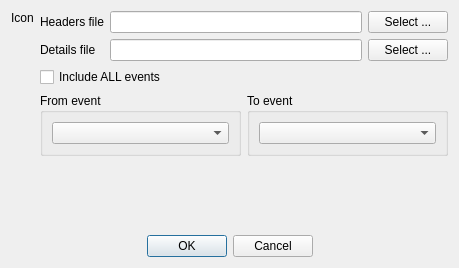
<?xml version="1.0" encoding="UTF-8"?>
<ui version="4.0">
 <author>Paolo De Stefani</author>
 <class>StatisticsExportDialog</class>
 <widget class="QDialog" name="StatisticsExportDialog">
  <property name="geometry">
   <rect>
    <x>0</x>
    <y>0</y>
    <width>459</width>
    <height>268</height>
   </rect>
  </property>
  <property name="windowTitle">
   <string>Statistics export</string>
  </property>
  <layout class="QVBoxLayout" name="verticalLayout_3">
   <item>
    <layout class="QHBoxLayout" name="horizontalLayout_2">
     <item>
      <layout class="QVBoxLayout" name="verticalLayout_2">
       <item>
        <widget class="QLabel" name="labelIcon">
         <property name="text">
          <string>Icon</string>
         </property>
        </widget>
       </item>
       <item>
        <spacer name="verticalSpacer_2">
         <property name="orientation">
          <enum>Qt::Orientation::Vertical</enum>
         </property>
         <property name="sizeHint" stdset="0">
          <size>
           <width>20</width>
           <height>40</height>
          </size>
         </property>
        </spacer>
       </item>
      </layout>
     </item>
     <item>
      <layout class="QVBoxLayout" name="verticalLayout">
       <item>
        <layout class="QGridLayout" name="gridLayout">
         <item row="0" column="0">
          <widget class="QLabel" name="label">
           <property name="text">
            <string>Headers file</string>
           </property>
          </widget>
         </item>
         <item row="0" column="1">
          <widget class="QLineEdit" name="lineEditHeadersFileName"/>
         </item>
         <item row="0" column="2">
          <widget class="QPushButton" name="pushButtonSelectHeaders">
           <property name="text">
            <string>Select ...</string>
           </property>
          </widget>
         </item>
         <item row="1" column="0">
          <widget class="QLabel" name="label_4">
           <property name="text">
            <string>Details file</string>
           </property>
          </widget>
         </item>
         <item row="1" column="1">
          <widget class="QLineEdit" name="lineEditDetailsFileName"/>
         </item>
         <item row="1" column="2">
          <widget class="QPushButton" name="pushButtonSelectDetails">
           <property name="text">
            <string>Select ...</string>
           </property>
          </widget>
         </item>
        </layout>
       </item>
       <item>
        <widget class="QCheckBox" name="checkBoxIncludeAll">
         <property name="text">
          <string>Include ALL events</string>
         </property>
        </widget>
       </item>
       <item>
        <layout class="QHBoxLayout" name="horizontalLayout">
         <item>
          <widget class="QGroupBox" name="groupBoxFromEvent">
           <property name="title">
            <string>From event</string>
           </property>
           <layout class="QVBoxLayout" name="verticalLayout_8">
            <item>
             <widget class="QComboBox" name="comboBoxFromEvent"/>
            </item>
           </layout>
          </widget>
         </item>
         <item>
          <widget class="QGroupBox" name="groupBoxToEvent">
           <property name="title">
            <string>To event</string>
           </property>
           <layout class="QVBoxLayout" name="verticalLayout_9">
            <item>
             <widget class="QComboBox" name="comboBoxToEvent"/>
            </item>
           </layout>
          </widget>
         </item>
        </layout>
       </item>
      </layout>
     </item>
    </layout>
   </item>
   <item>
    <spacer name="verticalSpacer">
     <property name="orientation">
      <enum>Qt::Orientation::Vertical</enum>
     </property>
     <property name="sizeHint" stdset="0">
      <size>
       <width>17</width>
       <height>11</height>
      </size>
     </property>
    </spacer>
   </item>
   <item>
    <widget class="QDialogButtonBox" name="buttonBox">
     <property name="orientation">
      <enum>Qt::Orientation::Horizontal</enum>
     </property>
     <property name="standardButtons">
      <set>QDialogButtonBox::StandardButton::Cancel|QDialogButtonBox::StandardButton::Ok</set>
     </property>
     <property name="centerButtons">
      <bool>true</bool>
     </property>
    </widget>
   </item>
  </layout>
 </widget>
 <tabstops>
  <tabstop>lineEditHeadersFileName</tabstop>
  <tabstop>pushButtonSelectHeaders</tabstop>
  <tabstop>lineEditDetailsFileName</tabstop>
  <tabstop>pushButtonSelectDetails</tabstop>
  <tabstop>checkBoxIncludeAll</tabstop>
  <tabstop>comboBoxFromEvent</tabstop>
  <tabstop>comboBoxToEvent</tabstop>
 </tabstops>
 <resources/>
 <connections>
  <connection>
   <sender>buttonBox</sender>
   <signal>accepted()</signal>
   <receiver>StatisticsExportDialog</receiver>
   <slot>accept()</slot>
   <hints>
    <hint type="sourcelabel">
     <x>248</x>
     <y>254</y>
    </hint>
    <hint type="destinationlabel">
     <x>157</x>
     <y>274</y>
    </hint>
   </hints>
  </connection>
  <connection>
   <sender>buttonBox</sender>
   <signal>rejected()</signal>
   <receiver>StatisticsExportDialog</receiver>
   <slot>reject()</slot>
   <hints>
    <hint type="sourcelabel">
     <x>316</x>
     <y>260</y>
    </hint>
    <hint type="destinationlabel">
     <x>286</x>
     <y>274</y>
    </hint>
   </hints>
  </connection>
 </connections>
</ui>
